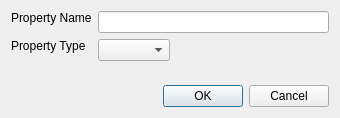
<ui version="4.0" >
 <class>qdesigner_internal::NewDynamicPropertyDialog</class>
 <widget class="QDialog" name="qdesigner_internal::NewDynamicPropertyDialog" >
  <property name="geometry" >
   <rect>
    <x>0</x>
    <y>0</y>
    <width>340</width>
    <height>118</height>
   </rect>
  </property>
  <property name="windowTitle" >
   <string>Create Dynamic Property</string>
  </property>
  <layout class="QVBoxLayout" name="verticalLayout" >
   <item>
    <layout class="QFormLayout" name="formLayout" >
     <item row="0" column="1" >
      <widget class="QLineEdit" name="m_lineEdit" >
       <property name="minimumSize" >
        <size>
         <width>220</width>
         <height>0</height>
        </size>
       </property>
      </widget>
     </item>
     <item row="0" column="0" >
      <widget class="QLabel" name="label" >
       <property name="sizePolicy" >
        <sizepolicy vsizetype="Fixed" hsizetype="Preferred" >
         <horstretch>0</horstretch>
         <verstretch>0</verstretch>
        </sizepolicy>
       </property>
       <property name="text" >
        <string>Property Name</string>
       </property>
      </widget>
     </item>
     <item row="1" column="1" >
      <layout class="QHBoxLayout" name="horizontalLayout" >
       <item>
        <widget class="QComboBox" name="m_comboBox" />
       </item>
       <item>
        <spacer name="horizontalSpacer" >
         <property name="spacerName" stdset="0" >
          <string>horizontalSpacer</string>
         </property>
         <property name="orientation" >
          <enum>Qt::Horizontal</enum>
         </property>
         <property name="sizeHint" >
          <size>
           <width>40</width>
           <height>20</height>
          </size>
         </property>
        </spacer>
       </item>
      </layout>
     </item>
     <item row="1" column="0" >
      <widget class="QLabel" name="label_2" >
       <property name="sizePolicy" >
        <sizepolicy vsizetype="Fixed" hsizetype="Preferred" >
         <horstretch>0</horstretch>
         <verstretch>0</verstretch>
        </sizepolicy>
       </property>
       <property name="text" >
        <string>Property Type</string>
       </property>
      </widget>
     </item>
    </layout>
   </item>
   <item>
    <spacer>
     <property name="spacerName" stdset="0" >
      <string/>
     </property>
     <property name="orientation" >
      <enum>Qt::Vertical</enum>
     </property>
    </spacer>
   </item>
   <item>
    <widget class="QDialogButtonBox" name="m_buttonBox" >
     <property name="orientation" >
      <enum>Qt::Horizontal</enum>
     </property>
     <property name="standardButtons" >
      <set>QDialogButtonBox::Cancel|QDialogButtonBox::Ok</set>
     </property>
     <property name="centerButtons" >
      <bool>false</bool>
     </property>
    </widget>
   </item>
  </layout>
 </widget>
 <connections/>
</ui>
